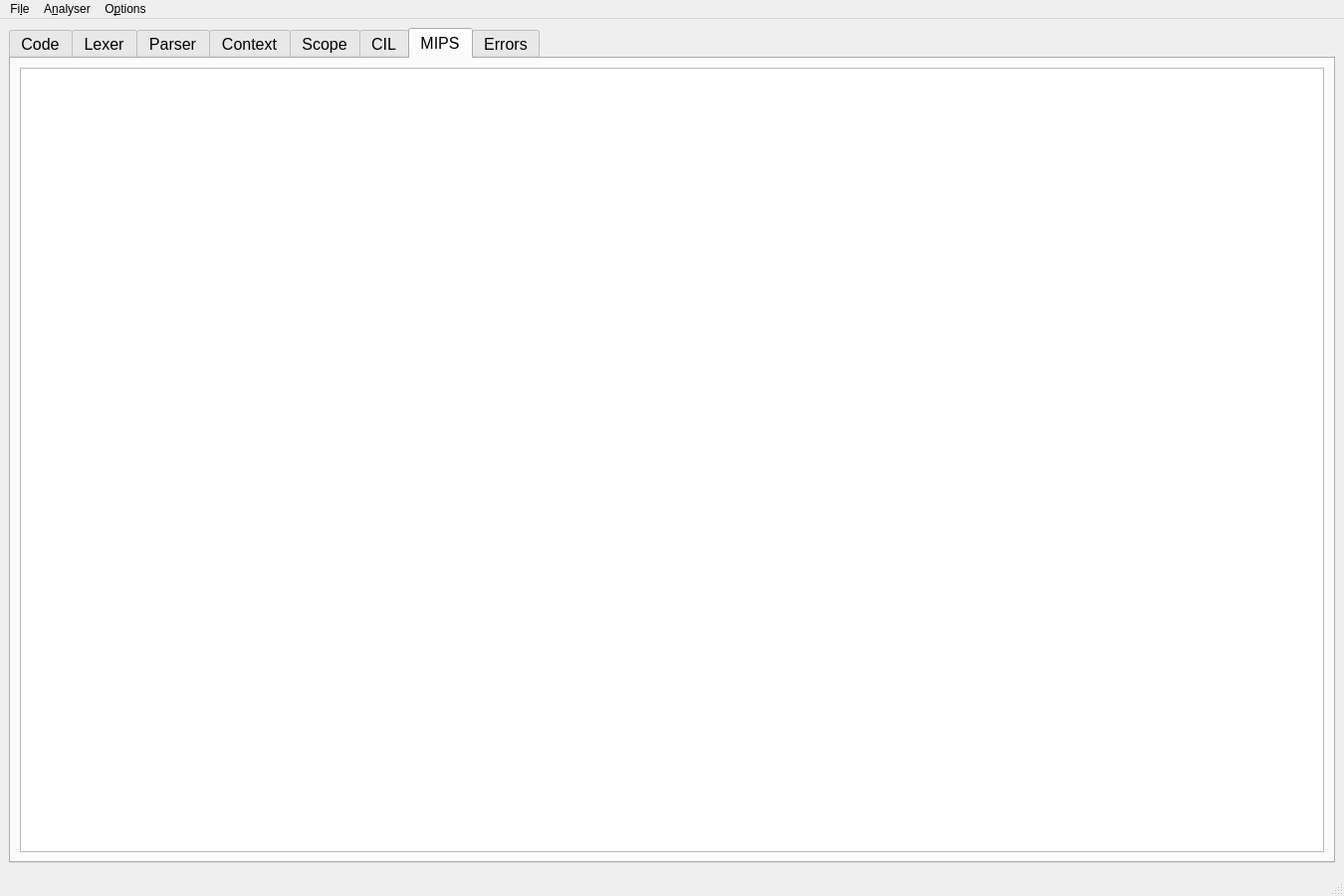
<?xml version="1.0" encoding="UTF-8"?>
<ui version="4.0">
 <class>COOLCompiler</class>
 <widget class="QMainWindow" name="COOLCompiler">
  <property name="windowModality">
   <enum>Qt::WindowModal</enum>
  </property>
  <property name="geometry">
   <rect>
    <x>0</x>
    <y>0</y>
    <width>1350</width>
    <height>900</height>
   </rect>
  </property>
  <property name="windowTitle">
   <string>COOL Compiler</string>
  </property>
  <property name="windowIcon">
   <iconset>
    <normaloff>../../imgs/Qt.ico</normaloff>../../imgs/Qt.ico</iconset>
  </property>
  <property name="tabShape">
   <enum>QTabWidget::Rounded</enum>
  </property>
  <widget class="QWidget" name="centralwidget">
   <layout class="QGridLayout" name="gridLayout_3">
    <item row="0" column="0">
     <widget class="QTabWidget" name="tabCOOLMenu">
      <property name="font">
       <font>
        <family>Tahoma</family>
        <pointsize>12</pointsize>
        <weight>50</weight>
        <bold>false</bold>
       </font>
      </property>
      <property name="currentIndex">
       <number>6</number>
      </property>
      <widget class="QWidget" name="tabCode">
       <attribute name="title">
        <string>Code</string>
       </attribute>
       <layout class="QGridLayout" name="gridLayout">
        <item row="0" column="0">
         <widget class="QPlainTextEdit" name="textCode">
          <property name="font">
           <font>
            <pointsize>18</pointsize>
           </font>
          </property>
         </widget>
        </item>
       </layout>
      </widget>
      <widget class="QWidget" name="tabLexer">
       <attribute name="title">
        <string>Lexer</string>
       </attribute>
       <widget class="QPlainTextEdit" name="textLexer">
        <property name="geometry">
         <rect>
          <x>10</x>
          <y>10</y>
          <width>1261</width>
          <height>591</height>
         </rect>
        </property>
        <property name="font">
         <font>
          <pointsize>18</pointsize>
         </font>
        </property>
        <property name="lineWrapMode">
         <enum>QPlainTextEdit::NoWrap</enum>
        </property>
        <property name="readOnly">
         <bool>true</bool>
        </property>
       </widget>
      </widget>
      <widget class="QWidget" name="tabParser">
       <attribute name="title">
        <string>Parser</string>
       </attribute>
       <widget class="QPlainTextEdit" name="textParser">
        <property name="geometry">
         <rect>
          <x>10</x>
          <y>10</y>
          <width>1261</width>
          <height>591</height>
         </rect>
        </property>
        <property name="font">
         <font>
          <pointsize>18</pointsize>
         </font>
        </property>
        <property name="lineWrapMode">
         <enum>QPlainTextEdit::NoWrap</enum>
        </property>
        <property name="readOnly">
         <bool>true</bool>
        </property>
       </widget>
      </widget>
      <widget class="QWidget" name="tabContext">
       <attribute name="title">
        <string>Context</string>
       </attribute>
       <widget class="QPlainTextEdit" name="textContext">
        <property name="geometry">
         <rect>
          <x>10</x>
          <y>10</y>
          <width>1261</width>
          <height>591</height>
         </rect>
        </property>
        <property name="font">
         <font>
          <pointsize>18</pointsize>
         </font>
        </property>
        <property name="lineWrapMode">
         <enum>QPlainTextEdit::NoWrap</enum>
        </property>
        <property name="readOnly">
         <bool>true</bool>
        </property>
       </widget>
      </widget>
      <widget class="QWidget" name="tabScope">
       <attribute name="title">
        <string>Scope</string>
       </attribute>
       <widget class="QPlainTextEdit" name="textScope">
        <property name="geometry">
         <rect>
          <x>10</x>
          <y>10</y>
          <width>1261</width>
          <height>591</height>
         </rect>
        </property>
        <property name="font">
         <font>
          <pointsize>18</pointsize>
         </font>
        </property>
        <property name="lineWrapMode">
         <enum>QPlainTextEdit::NoWrap</enum>
        </property>
        <property name="readOnly">
         <bool>true</bool>
        </property>
       </widget>
      </widget>
      <widget class="QWidget" name="tabCIL">
       <attribute name="title">
        <string>CIL</string>
       </attribute>
       <widget class="QPlainTextEdit" name="textCIL">
        <property name="enabled">
         <bool>true</bool>
        </property>
        <property name="geometry">
         <rect>
          <x>10</x>
          <y>10</y>
          <width>1261</width>
          <height>591</height>
         </rect>
        </property>
        <property name="font">
         <font>
          <pointsize>18</pointsize>
         </font>
        </property>
        <property name="lineWrapMode">
         <enum>QPlainTextEdit::NoWrap</enum>
        </property>
        <property name="readOnly">
         <bool>true</bool>
        </property>
       </widget>
      </widget>
      <widget class="QWidget" name="tabMIPS">
       <attribute name="title">
        <string>MIPS</string>
       </attribute>
       <layout class="QGridLayout" name="gridLayout_2">
        <item row="0" column="0">
         <widget class="QPlainTextEdit" name="textMIPS">
          <property name="font">
           <font>
            <pointsize>18</pointsize>
           </font>
          </property>
          <property name="undoRedoEnabled">
           <bool>false</bool>
          </property>
          <property name="lineWrapMode">
           <enum>QPlainTextEdit::NoWrap</enum>
          </property>
          <property name="readOnly">
           <bool>true</bool>
          </property>
         </widget>
        </item>
       </layout>
      </widget>
      <widget class="QWidget" name="tabErrors">
       <property name="maximumSize">
        <size>
         <width>1328</width>
         <height>803</height>
        </size>
       </property>
       <attribute name="title">
        <string>Errors</string>
       </attribute>
       <widget class="QPlainTextEdit" name="textErrors">
        <property name="geometry">
         <rect>
          <x>10</x>
          <y>10</y>
          <width>1261</width>
          <height>591</height>
         </rect>
        </property>
        <property name="font">
         <font>
          <pointsize>18</pointsize>
         </font>
        </property>
        <property name="lineWrapMode">
         <enum>QPlainTextEdit::NoWrap</enum>
        </property>
        <property name="readOnly">
         <bool>true</bool>
        </property>
       </widget>
      </widget>
     </widget>
    </item>
   </layout>
  </widget>
  <widget class="QMenuBar" name="menubar">
   <property name="geometry">
    <rect>
     <x>0</x>
     <y>0</y>
     <width>1350</width>
     <height>22</height>
    </rect>
   </property>
   <widget class="QMenu" name="menuFile">
    <property name="title">
     <string>Fi&amp;le</string>
    </property>
    <widget class="QMenu" name="menuSave">
     <property name="title">
      <string>&amp;Save ...</string>
     </property>
     <property name="icon">
      <iconset>
       <normaloff>../../imgs/arrow-000.png</normaloff>../../imgs/arrow-000.png</iconset>
     </property>
     <addaction name="actionCode"/>
     <addaction name="actionLexer"/>
     <addaction name="actionParser"/>
     <addaction name="actionContext"/>
     <addaction name="actionScope"/>
     <addaction name="actionCIL"/>
     <addaction name="actionMIPS"/>
     <addaction name="actionErrors"/>
    </widget>
    <addaction name="separator"/>
    <addaction name="separator"/>
    <addaction name="actionNewCode"/>
    <addaction name="actionLoadCode"/>
    <addaction name="separator"/>
    <addaction name="menuSave"/>
    <addaction name="separator"/>
    <addaction name="actionExit"/>
   </widget>
   <widget class="QMenu" name="menuRun">
    <property name="title">
     <string>A&amp;nalyser</string>
    </property>
    <addaction name="actionRun"/>
   </widget>
   <widget class="QMenu" name="menuOptions">
    <property name="title">
     <string>O&amp;ptions</string>
    </property>
    <addaction name="actionHelp_2"/>
    <addaction name="separator"/>
    <addaction name="actionOrientation"/>
    <addaction name="actionReport"/>
    <addaction name="separator"/>
    <addaction name="actionAboutAuthors"/>
   </widget>
   <addaction name="menuFile"/>
   <addaction name="menuRun"/>
   <addaction name="menuOptions"/>
  </widget>
  <widget class="QStatusBar" name="statusbar">
   <property name="font">
    <font>
     <family>Tahoma</family>
     <pointsize>12</pointsize>
    </font>
   </property>
  </widget>
  <action name="actionNewCode">
   <property name="icon">
    <iconset>
     <normaloff>../../imgs/selection-input.png</normaloff>../../imgs/selection-input.png</iconset>
   </property>
   <property name="text">
    <string>&amp;New code</string>
   </property>
   <property name="statusTip">
    <string>New code</string>
   </property>
   <property name="shortcut">
    <string>Ctrl+N</string>
   </property>
  </action>
  <action name="actionGuardarResultados">
   <property name="icon">
    <iconset>
     <normaloff>images/disk--pencil.png</normaloff>images/disk--pencil.png</iconset>
   </property>
   <property name="text">
    <string>Guardar resultados</string>
   </property>
   <property name="statusTip">
    <string>Guardar resultados</string>
   </property>
   <property name="shortcut">
    <string>Ctrl+R</string>
   </property>
  </action>
  <action name="actionLoadCode">
   <property name="icon">
    <iconset>
     <normaloff>../../imgs/blue-folder-horizontal-open.png</normaloff>../../imgs/blue-folder-horizontal-open.png</iconset>
   </property>
   <property name="text">
    <string>&amp;Load code</string>
   </property>
   <property name="statusTip">
    <string>Load code</string>
   </property>
   <property name="shortcut">
    <string>Ctrl+O</string>
   </property>
  </action>
  <action name="actionExit">
   <property name="icon">
    <iconset>
     <normaloff>../../imgs/cross-circle.png</normaloff>../../imgs/cross-circle.png</iconset>
   </property>
   <property name="text">
    <string>&amp;Exit</string>
   </property>
   <property name="statusTip">
    <string>Exit</string>
   </property>
   <property name="shortcut">
    <string>Ctrl+F4</string>
   </property>
  </action>
  <action name="actionHelp">
   <property name="icon">
    <iconset>
     <normaloff>../../images/question.png</normaloff>../../images/question.png</iconset>
   </property>
   <property name="text">
    <string>Ayuda</string>
   </property>
   <property name="statusTip">
    <string>¿Cómo usar?</string>
   </property>
   <property name="shortcut">
    <string>F1</string>
   </property>
  </action>
  <action name="actionHelp_2">
   <property name="icon">
    <iconset>
     <normaloff>../../imgs/question.png</normaloff>../../imgs/question.png</iconset>
   </property>
   <property name="text">
    <string>&amp;Help</string>
   </property>
   <property name="statusTip">
    <string>Help</string>
   </property>
   <property name="shortcut">
    <string>F1</string>
   </property>
  </action>
  <action name="actionAcercaInferenciaTipos">
   <property name="icon">
    <iconset>
     <normaloff>../../images/lifebuoy.png</normaloff>../../images/lifebuoy.png</iconset>
   </property>
   <property name="text">
    <string>Acerca de Inferencia de Tipos</string>
   </property>
   <property name="statusTip">
    <string>Acerca de Inferencia de Tipos</string>
   </property>
  </action>
  <action name="actionSaveGrammarAs">
   <property name="icon">
    <iconset>
     <normaloff>../../images/disk--pencil.png</normaloff>../../images/disk--pencil.png</iconset>
   </property>
   <property name="text">
    <string>Guardar gramática como ...</string>
   </property>
   <property name="statusTip">
    <string>Guardar Gramática Como</string>
   </property>
  </action>
  <action name="actionAnalyse">
   <property name="icon">
    <iconset>
     <normaloff>images/control.png</normaloff>images/control.png</iconset>
   </property>
   <property name="text">
    <string>Analizar</string>
   </property>
   <property name="toolTip">
    <string>Analizar</string>
   </property>
   <property name="statusTip">
    <string>Analizar</string>
   </property>
   <property name="font">
    <font>
     <pointsize>8</pointsize>
    </font>
   </property>
   <property name="shortcut">
    <string>F5</string>
   </property>
  </action>
  <action name="actionQuickAnalyse">
   <property name="icon">
    <iconset>
     <normaloff>images/controlx2.png</normaloff>images/controlx2.png</iconset>
   </property>
   <property name="text">
    <string>Análisis rápido</string>
   </property>
   <property name="toolTip">
    <string>Análisis rápido</string>
   </property>
   <property name="statusTip">
    <string>Análisis rápido</string>
   </property>
   <property name="shortcut">
    <string>F9</string>
   </property>
  </action>
  <action name="actionRun">
   <property name="icon">
    <iconset>
     <normaloff>../../imgs/control.png</normaloff>../../imgs/control.png</iconset>
   </property>
   <property name="text">
    <string>&amp;Run</string>
   </property>
   <property name="statusTip">
    <string>Run</string>
   </property>
   <property name="shortcut">
    <string>F5</string>
   </property>
  </action>
  <action name="actionQuickAnalyse_2">
   <property name="icon">
    <iconset>
     <normaloff>../../images/controlx2.png</normaloff>../../images/controlx2.png</iconset>
   </property>
   <property name="text">
    <string>Análisis rápido de la gramática</string>
   </property>
   <property name="shortcut">
    <string>F9</string>
   </property>
  </action>
  <action name="actionAboutAuthors">
   <property name="icon">
    <iconset>
     <normaloff>../../imgs/home.png</normaloff>../../imgs/home.png</iconset>
   </property>
   <property name="text">
    <string>&amp;About authors</string>
   </property>
   <property name="statusTip">
    <string>About authors</string>
   </property>
   <property name="shortcut">
    <string>F6</string>
   </property>
  </action>
  <action name="actionOrientation">
   <property name="icon">
    <iconset>
     <normaloff>../../imgs/lifebuoy.png</normaloff>../../imgs/lifebuoy.png</iconset>
   </property>
   <property name="text">
    <string>&amp;Orientation</string>
   </property>
   <property name="statusTip">
    <string>Orientation</string>
   </property>
  </action>
  <action name="actionReport">
   <property name="icon">
    <iconset>
     <normaloff>../../imgs/lifebuoy.png</normaloff>../../imgs/lifebuoy.png</iconset>
   </property>
   <property name="text">
    <string>&amp;Report</string>
   </property>
   <property name="statusTip">
    <string>Report</string>
   </property>
  </action>
  <action name="actionasdasd">
   <property name="text">
    <string>asdasd</string>
   </property>
  </action>
  <action name="actionCode">
   <property name="icon">
    <iconset>
     <normaloff>../../imgs/disk.png</normaloff>../../imgs/disk.png</iconset>
   </property>
   <property name="text">
    <string>&amp;Code</string>
   </property>
   <property name="shortcut">
    <string>Ctrl+1</string>
   </property>
  </action>
  <action name="actionLexer">
   <property name="icon">
    <iconset>
     <normaloff>../../imgs/disk--pencil.png</normaloff>../../imgs/disk--pencil.png</iconset>
   </property>
   <property name="text">
    <string>&amp;Lexer</string>
   </property>
   <property name="shortcut">
    <string>Ctrl+2</string>
   </property>
  </action>
  <action name="actionParser">
   <property name="icon">
    <iconset>
     <normaloff>../../imgs/disk.png</normaloff>../../imgs/disk.png</iconset>
   </property>
   <property name="text">
    <string>&amp;Parser</string>
   </property>
   <property name="shortcut">
    <string>Ctrl+3</string>
   </property>
  </action>
  <action name="actionContext">
   <property name="icon">
    <iconset>
     <normaloff>../../imgs/disk--pencil.png</normaloff>../../imgs/disk--pencil.png</iconset>
   </property>
   <property name="text">
    <string>C&amp;ontext</string>
   </property>
   <property name="shortcut">
    <string>Ctrl+4</string>
   </property>
  </action>
  <action name="actionScope">
   <property name="icon">
    <iconset>
     <normaloff>../../imgs/disk.png</normaloff>../../imgs/disk.png</iconset>
   </property>
   <property name="text">
    <string>&amp;Scope</string>
   </property>
   <property name="shortcut">
    <string>Ctrl+5</string>
   </property>
  </action>
  <action name="actionCIL">
   <property name="icon">
    <iconset>
     <normaloff>../../imgs/disk--pencil.png</normaloff>../../imgs/disk--pencil.png</iconset>
   </property>
   <property name="text">
    <string>C&amp;IL</string>
   </property>
   <property name="shortcut">
    <string>Ctrl+6</string>
   </property>
  </action>
  <action name="actionMIPS">
   <property name="icon">
    <iconset>
     <normaloff>../../imgs/disk.png</normaloff>../../imgs/disk.png</iconset>
   </property>
   <property name="text">
    <string>&amp;MIPS</string>
   </property>
   <property name="shortcut">
    <string>Ctrl+7</string>
   </property>
  </action>
  <action name="actionErrors">
   <property name="icon">
    <iconset>
     <normaloff>../../imgs/disk--pencil.png</normaloff>../../imgs/disk--pencil.png</iconset>
   </property>
   <property name="text">
    <string>&amp;Errors</string>
   </property>
   <property name="shortcut">
    <string>Ctrl+8</string>
   </property>
  </action>
 </widget>
 <resources/>
 <connections/>
</ui>
